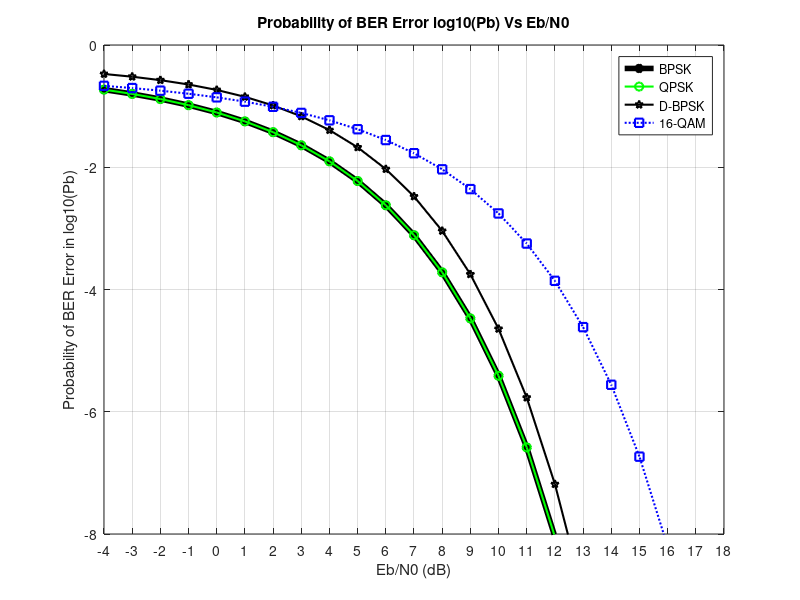

This chart was generated by the following MATLAB code:
% Script for computing the BER for digital modulation schemes in a
% AWGN channel and plotting the graph between BER and SNR

clc; 
close all;
EbN0dB=-4:1:24;
EbN0lin=10.^(EbN0dB/10);
colors={'k-*','g-o','k-p','b:s'};
index=1;
 
%BPSK
 
BPSK = 0.5*erfc(sqrt(EbN0lin));  % theoretical ber for bpsk
plotHandle=plot(EbN0dB,log10(BPSK),char(colors(index)));
set(plotHandle,'LineWidth',4);
hold on;
 
index=index+1;
 
%QPSK

berErr = 0.5*erfc(sqrt(EbN0lin));  % theoretical ber for qpsk
plotHandle=plot(EbN0dB,log10(berErr),char(colors(index)));
set(plotHandle,'LineWidth',1.5);
index=index+1;

%Binary DPSK
 
Pb = 0.5*exp(-EbN0lin);  % theoretical ber for B-dpsk
plotHandle = plot(EbN0dB,log10(Pb),char(colors(index)));
set(plotHandle,'LineWidth',1.5);
index=index+1;
 
% 16 QAM
M=16;
 
i=M,
k=log2(i);
QAM = 2/k*(1-1/sqrt(i))*erfc(sqrt(3*EbN0lin*k/(2*(i-1))));
plotHandle=plot(EbN0dB,log10(QAM),char(colors(index)));
set(plotHandle,'LineWidth',1.5);
index=index+1;

 
legend('BPSK','QPSK','D-BPSK','16-QAM');
axis([-4 18 -8 0]);
set(gca,'XTick',-4:1:24);
ylabel('Probability of BER Error in log10(Pb)');
xlabel('Eb/N0 (dB)');
title('Probability of BER Error log10(Pb) Vs Eb/N0');
grid on;
